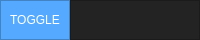
     <widget class="QFrame" name="Top_Bar">
      <property name="maximumSize">
       <size>
        <width>16777215</width>
        <height>40</height>
       </size>
      </property>
      <property name="styleSheet">
       <string notr="true">background-color: rgb(35, 35, 35);</string>
      </property>
      <property name="frameShape">
       <enum>QFrame::NoFrame</enum>
      </property>
      <property name="frameShadow">
       <enum>QFrame::Raised</enum>
      </property>
      <layout class="QHBoxLayout" name="horizontalLayout">
       <property name="spacing">
        <number>0</number>
       </property>
       <property name="leftMargin">
        <number>0</number>
       </property>
       <property name="topMargin">
        <number>0</number>
       </property>
       <property name="rightMargin">
        <number>0</number>
       </property>
       <property name="bottomMargin">
        <number>0</number>
       </property>
       <item>
        <widget class="QFrame" name="frame_toggle">
         <property name="maximumSize">
          <size>
           <width>70</width>
           <height>16777215</height>
          </size>
         </property>
         <property name="styleSheet">
          <string notr="true">background-color: rgb(85, 170, 255);</string>
         </property>
         <property name="frameShape">
          <enum>QFrame::StyledPanel</enum>
         </property>
         <property name="frameShadow">
          <enum>QFrame::Raised</enum>
         </property>
         <layout class="QVBoxLayout" name="verticalLayout_2">
          <property name="spacing">
           <number>0</number>
          </property>
          <property name="leftMargin">
           <number>0</number>
          </property>
          <property name="topMargin">
           <number>0</number>
          </property>
          <property name="rightMargin">
           <number>0</number>
          </property>
          <property name="bottomMargin">
           <number>0</number>
          </property>
          <item>
           <widget class="QPushButton" name="Btn_Toggle">
            <property name="sizePolicy">
             <sizepolicy hsizetype="Expanding" vsizetype="Expanding">
              <horstretch>0</horstretch>
              <verstretch>0</verstretch>
             </sizepolicy>
            </property>
            <property name="maximumSize">
             <size>
              <width>70</width>
              <height>40</height>
             </size>
            </property>
            <property name="styleSheet">
             <string notr="true">color: rgb(255, 255, 255);
border: 0px solid;</string>
            </property>
            <property name="text">
             <string>TOGGLE</string>
            </property>
           </widget>
          </item>
         </layout>
        </widget>
       </item>
       <item>
        <widget class="QFrame" name="frame_top">
         <property name="frameShape">
          <enum>QFrame::StyledPanel</enum>
         </property>
         <property name="frameShadow">
          <enum>QFrame::Raised</enum>
         </property>
        </widget>
       </item>
      </layout>
     </widget>
